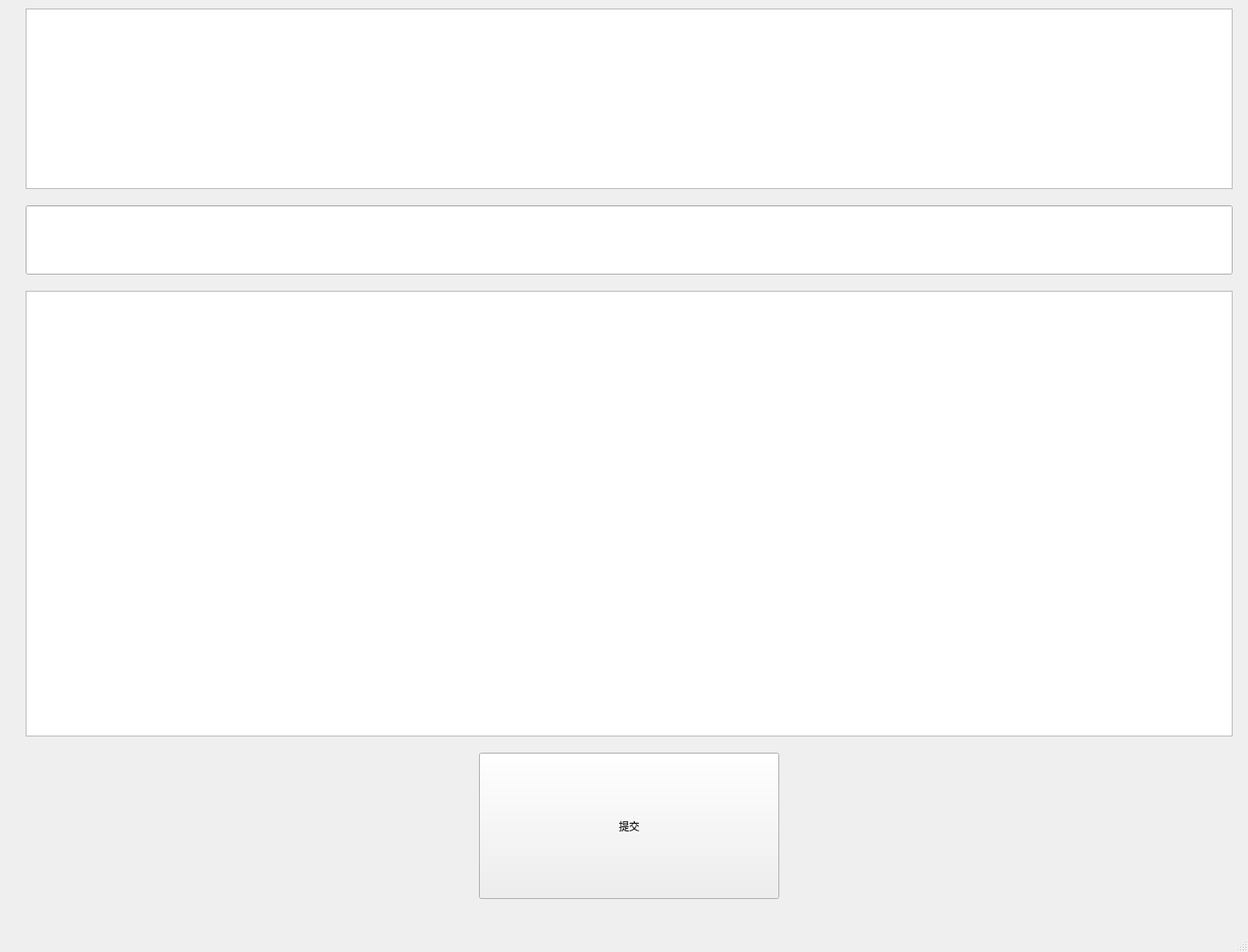
<?xml version="1.0" encoding="UTF-8"?>
<ui version="4.0">
 <class>MainWindow3</class>
 <widget class="QMainWindow" name="MainWindow3">
  <property name="geometry">
   <rect>
    <x>0</x>
    <y>0</y>
    <width>1459</width>
    <height>1113</height>
   </rect>
  </property>
  <property name="windowTitle">
   <string>MainWindow</string>
  </property>
  <widget class="QWidget" name="centralwidget">
   <widget class="QTableView" name="tableView3_1">
    <property name="geometry">
     <rect>
      <x>30</x>
      <y>10</y>
      <width>1411</width>
      <height>211</height>
     </rect>
    </property>
   </widget>
   <widget class="QLineEdit" name="lineEdit3_1">
    <property name="geometry">
     <rect>
      <x>30</x>
      <y>240</y>
      <width>1411</width>
      <height>81</height>
     </rect>
    </property>
   </widget>
   <widget class="QTableView" name="tableView3_2">
    <property name="geometry">
     <rect>
      <x>30</x>
      <y>340</y>
      <width>1411</width>
      <height>521</height>
     </rect>
    </property>
   </widget>
   <widget class="QPushButton" name="pushButtonSubmit">
    <property name="geometry">
     <rect>
      <x>560</x>
      <y>880</y>
      <width>351</width>
      <height>171</height>
     </rect>
    </property>
    <property name="text">
     <string>提交</string>
    </property>
   </widget>
  </widget>
  <widget class="QMenuBar" name="menubar">
   <property name="geometry">
    <rect>
     <x>0</x>
     <y>0</y>
     <width>1459</width>
     <height>21</height>
    </rect>
   </property>
  </widget>
  <widget class="QStatusBar" name="statusbar"/>
 </widget>
 <resources/>
 <connections/>
</ui>
